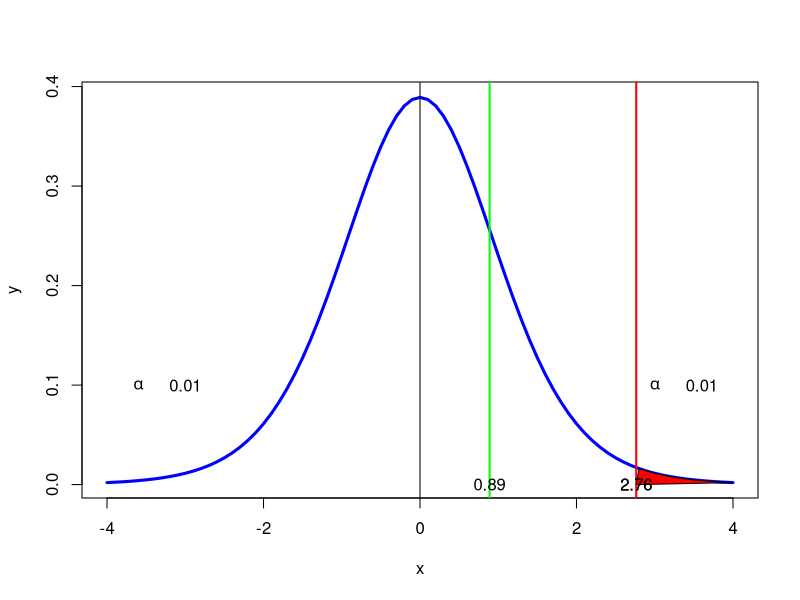

Source code (R):
#page no 425-426
library(ggplot2)
s1=1.5
n1=11
xbar1=4
s2=1
n2=9
xbar2=3.5
diffmu=0
num3=round((xbar1-xbar2)-diffmu,3)
term1=round((s1^2)/n1,3)
term2=round((s2^2)/n2,3)
deno3=round(sqrt(term1+term2),3)
t_stat=num3/deno3
alpha=.01
df=10
t_c_right=qt(1-alpha,df=df)
p_value=1-pt(t_stat,df=df)
print(paste(" critical value= ",round(t_c_right,3)))
print(paste("g. t-static =",round(t_stat,2)))
if(t_stat >= t_c_right)
{
  print(paste("right tail : Reject H0"))
}else
{
  print(paste("right tail :Accept H0"))
}
dfs <- df
x <- seq(-4,4,0.1)
y <- dt(x,dfs)
t.val <- qt(1-alpha,df=dfs)
plot(x,y,type='l',lwd=3,col='blue',xlab='x')
abline(v=0)
abline(v=t.val,lwd=2,col='red')
abline(v=t_stat,lwd=2,col='green')
polygon(c(x[x>=abs(t_c_right)],abs(t_c_right) ),c(y[x>=abs(t_c_right)],0),col="red")
text(t_c_right,0,round(t_c_right,2))
text(t_stat,0,round(t_stat,2))
text(abs(t_c_right),0,round(abs(t_c_right),2))
text(3.0,0.1,expression(alpha))
text(3.6,0.1,alpha)
text(-3.6,0.1,expression(alpha))
text(-3.0,0.1,alpha)
